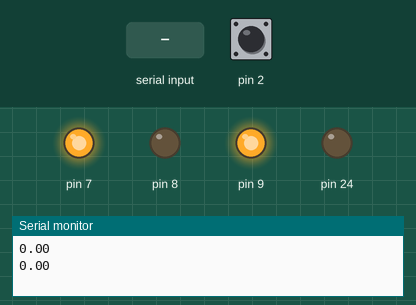
Simulated run of this sketch. Board: Arduino Mega 2560, built with avr-gcc and run on an emulated ATmega2560. Shown: output pins drawn as LEDs (lit = HIGH), the last lines printed to the serial monitor. The inputs (shaded band) are chosen by the test bench; at power-on: pin 2 HIGH.

Above: at 2.8 s.
2.9 s: "1" received over the second serial link
At 3.3 s:
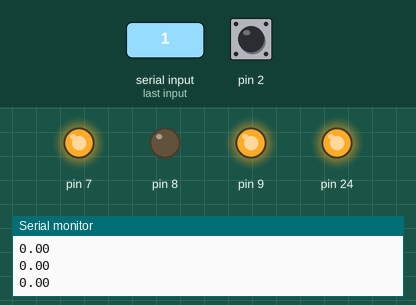
4.5 s: "0" received over the second serial link
At 6.1 s:
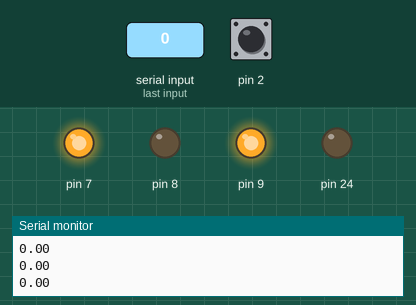
Timing chart, 0 to 7.6 s (numbered marks = the images above; inputs shaded):
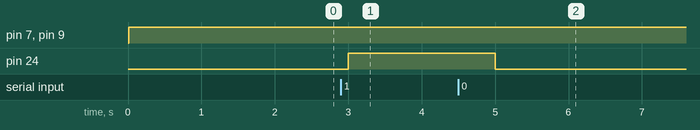

Measured:
- after the input at 2.9 s, pin 24: LOW → HIGH after 0.10 s
- after the input at 4.5 s, pin 24: HIGH → LOW after 0.50 s

The sketch:

test.ino
```cpp
#include <TimerOne.h>
#include <SoftwareSerial.h>
#define QUAYAM 7
#define QUAYDUONG 8
#define RX_PIN      50
#define TX_PIN      51
SoftwareSerial mySerial(50,51);
int signal = 0;
double T, xung;
double vitri, vitrimongmuon;
static double E, E1, E2;
double  alpha, beta, gamma, Kp, Kd, Ki;
double Output, LastOutput;


void setup() {
  pinMode(2, INPUT_PULLUP);
  pinMode(4, INPUT_PULLUP);
  pinMode(24, OUTPUT);
  pinMode(7, OUTPUT);
  pinMode(8, OUTPUT);
  pinMode(9, OUTPUT);
  while (!Serial) {
    // Waiting to connect...
  };
  Serial.begin(9600);
  mySerial.begin(9600);
  vitrimongmuon = 5; vitri = 0;
  Output = 0; LastOutput = 0;
  //thong so pid
  T =0.1; // Thoi gian lay mau
  Kp =300; Kd = 0.01; Ki =0.5;
  attachInterrupt(0, Demxung, FALLING);
  Timer1.initialize(10000);
  Timer1.attachInterrupt(PID);
}
void loop() {
 if (mySerial.available() > 0) {
   signal = mySerial.read();
    switch (signal) {
    case '0':
      digitalWrite(24, LOW);
      break;
    case '1':
      digitalWrite(24,HIGH);
      break;
    }
 }

  int i;
  for (i = 0; i < 10; i++)
   delay(100);
  Serial.println(vitri);
  /*Serial.println(xung);*/
  //Serial.println(Output);
  //Serial.println(E);

}
void Demxung()
{
  if (digitalRead(4) == LOW)
    xung++;
  else
    xung--;

}
void PID(){
  vitri=((xung*360)/7000);
  xung=0;
  E=vitrimongmuon - vitri;
    alpha = 2*T*Kp + Ki*T*T + 2*Kd;
    beta = T*T*Ki - 4*Kd - 2*T*Kp;
    gamma = 2*Kd;
   Output = (alpha*E + beta*E1 + gamma*E2 + 2*T*LastOutput)/(2*T) ;
   LastOutput = Output;
   E2=E1;
   E1=E;
    if (Output>255)
      Output=255;
      if (Output<0)
       Output=0;
       if (Output>0)
       {
        digitalWrite( 7, HIGH);
        digitalWrite(  8, LOW);
        analogWrite( 9, Output);
     }
     else
       {
        analogWrite(9, 0);
        digitalWrite( 8, HIGH);
        digitalWrite( 7, LOW);
       }
}
```
